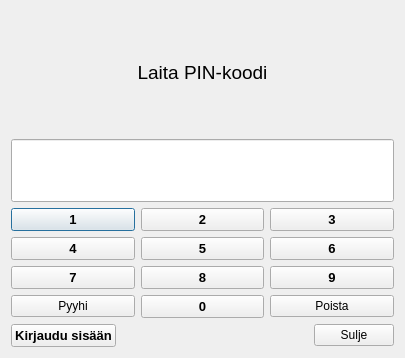
<?xml version="1.0" encoding="UTF-8"?>
<ui version="4.0">
 <class>EngineDialog</class>
 <widget class="QDialog" name="EngineDialog">
  <property name="geometry">
   <rect>
    <x>0</x>
    <y>0</y>
    <width>405</width>
    <height>358</height>
   </rect>
  </property>
  <property name="windowTitle">
   <string>Dialog</string>
  </property>
  <layout class="QGridLayout" name="gridLayout_2">
   <item row="1" column="0">
    <layout class="QGridLayout" name="gridLayout">
     <item row="0" column="0">
      <widget class="QPushButton" name="B1">
       <property name="font">
        <font>
         <pointsize>10</pointsize>
         <weight>75</weight>
         <bold>true</bold>
        </font>
       </property>
       <property name="text">
        <string>1</string>
       </property>
      </widget>
     </item>
     <item row="0" column="1">
      <widget class="QPushButton" name="B2">
       <property name="font">
        <font>
         <pointsize>10</pointsize>
         <weight>75</weight>
         <bold>true</bold>
        </font>
       </property>
       <property name="text">
        <string>2</string>
       </property>
      </widget>
     </item>
     <item row="0" column="2">
      <widget class="QPushButton" name="B3">
       <property name="font">
        <font>
         <pointsize>10</pointsize>
         <weight>75</weight>
         <bold>true</bold>
        </font>
       </property>
       <property name="text">
        <string>3</string>
       </property>
      </widget>
     </item>
     <item row="1" column="0">
      <widget class="QPushButton" name="B4">
       <property name="font">
        <font>
         <pointsize>10</pointsize>
         <weight>75</weight>
         <bold>true</bold>
        </font>
       </property>
       <property name="text">
        <string>4</string>
       </property>
      </widget>
     </item>
     <item row="1" column="1">
      <widget class="QPushButton" name="B5">
       <property name="font">
        <font>
         <pointsize>10</pointsize>
         <weight>75</weight>
         <bold>true</bold>
        </font>
       </property>
       <property name="text">
        <string>5</string>
       </property>
      </widget>
     </item>
     <item row="1" column="2">
      <widget class="QPushButton" name="B6">
       <property name="font">
        <font>
         <pointsize>10</pointsize>
         <weight>75</weight>
         <bold>true</bold>
        </font>
       </property>
       <property name="text">
        <string>6</string>
       </property>
      </widget>
     </item>
     <item row="2" column="0">
      <widget class="QPushButton" name="B7">
       <property name="font">
        <font>
         <pointsize>10</pointsize>
         <weight>75</weight>
         <bold>true</bold>
        </font>
       </property>
       <property name="text">
        <string>7</string>
       </property>
      </widget>
     </item>
     <item row="2" column="1">
      <widget class="QPushButton" name="B8">
       <property name="font">
        <font>
         <pointsize>10</pointsize>
         <weight>75</weight>
         <bold>true</bold>
        </font>
       </property>
       <property name="text">
        <string>8</string>
       </property>
      </widget>
     </item>
     <item row="2" column="2">
      <widget class="QPushButton" name="B9">
       <property name="font">
        <font>
         <pointsize>10</pointsize>
         <weight>75</weight>
         <bold>true</bold>
        </font>
       </property>
       <property name="text">
        <string>9</string>
       </property>
      </widget>
     </item>
     <item row="3" column="0">
      <widget class="QPushButton" name="pyyhi">
       <property name="text">
        <string>Pyyhi</string>
       </property>
      </widget>
     </item>
     <item row="3" column="1">
      <widget class="QPushButton" name="B0">
       <property name="font">
        <font>
         <pointsize>10</pointsize>
         <weight>75</weight>
         <bold>true</bold>
        </font>
       </property>
       <property name="text">
        <string>0</string>
       </property>
      </widget>
     </item>
     <item row="3" column="2">
      <widget class="QPushButton" name="Poista">
       <property name="text">
        <string>Poista</string>
       </property>
      </widget>
     </item>
    </layout>
   </item>
   <item row="0" column="0">
    <layout class="QVBoxLayout" name="verticalLayout">
     <item>
      <widget class="QLabel" name="laitaPin">
       <property name="font">
        <font>
         <pointsize>14</pointsize>
        </font>
       </property>
       <property name="text">
        <string>Laita PIN-koodi</string>
       </property>
       <property name="alignment">
        <set>Qt::AlignCenter</set>
       </property>
      </widget>
     </item>
     <item>
      <widget class="QLineEdit" name="lineEdit">
       <property name="font">
        <font>
         <pointsize>36</pointsize>
         <weight>75</weight>
         <bold>true</bold>
        </font>
       </property>
       <property name="echoMode">
        <enum>QLineEdit::Password</enum>
       </property>
       <property name="alignment">
        <set>Qt::AlignCenter</set>
       </property>
      </widget>
     </item>
    </layout>
   </item>
   <item row="2" column="0">
    <layout class="QHBoxLayout" name="horizontalLayout">
     <item>
      <widget class="QPushButton" name="LogIn">
       <property name="font">
        <font>
         <pointsize>10</pointsize>
         <weight>75</weight>
         <bold>true</bold>
        </font>
       </property>
       <property name="text">
        <string>Kirjaudu sisään</string>
       </property>
      </widget>
     </item>
     <item>
      <spacer name="horizontalSpacer">
       <property name="orientation">
        <enum>Qt::Horizontal</enum>
       </property>
       <property name="sizeHint" stdset="0">
        <size>
         <width>40</width>
         <height>20</height>
        </size>
       </property>
      </spacer>
     </item>
     <item>
      <widget class="QPushButton" name="BSulje">
       <property name="text">
        <string>Sulje</string>
       </property>
      </widget>
     </item>
    </layout>
   </item>
  </layout>
 </widget>
 <resources/>
 <connections/>
</ui>
